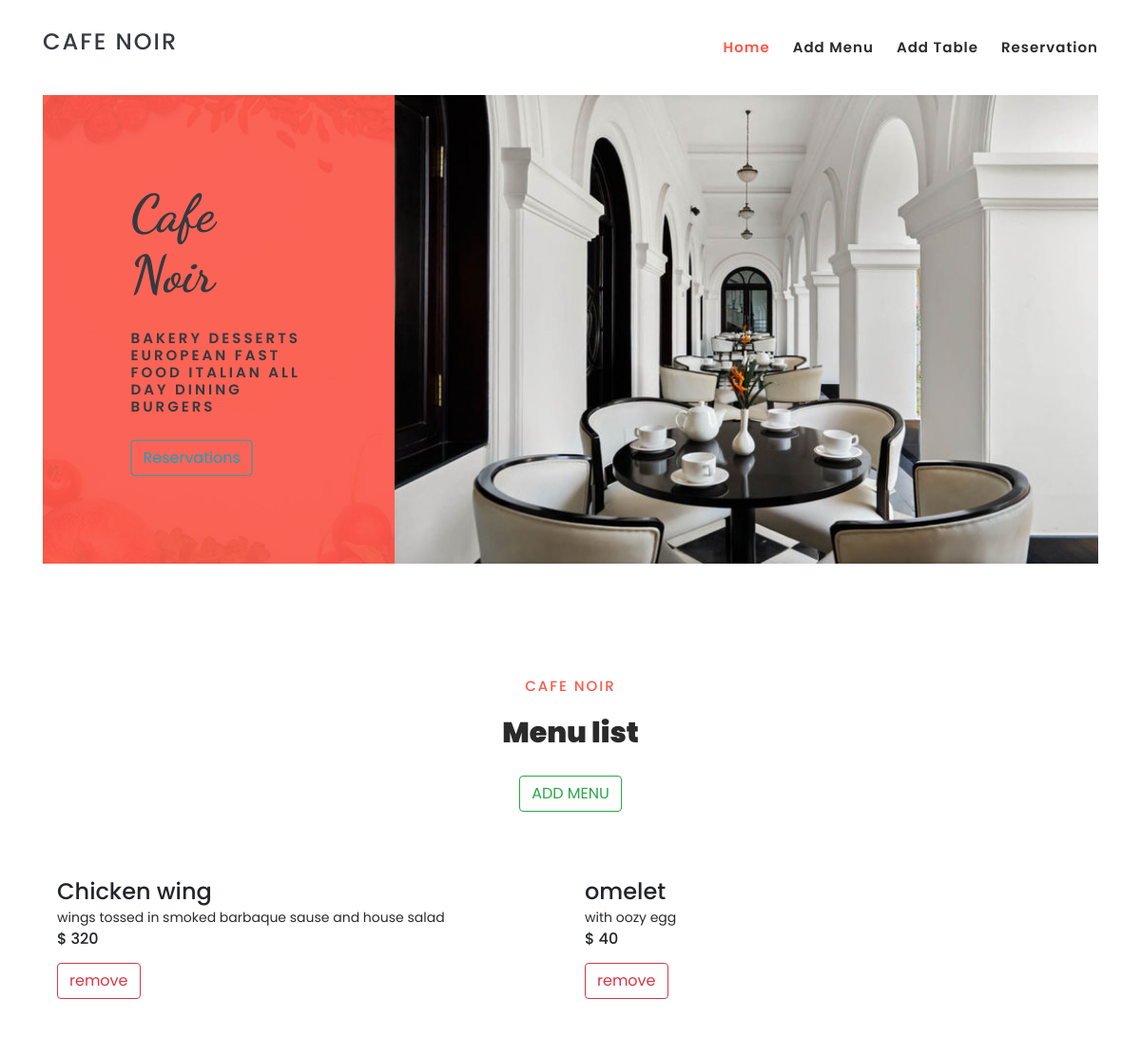
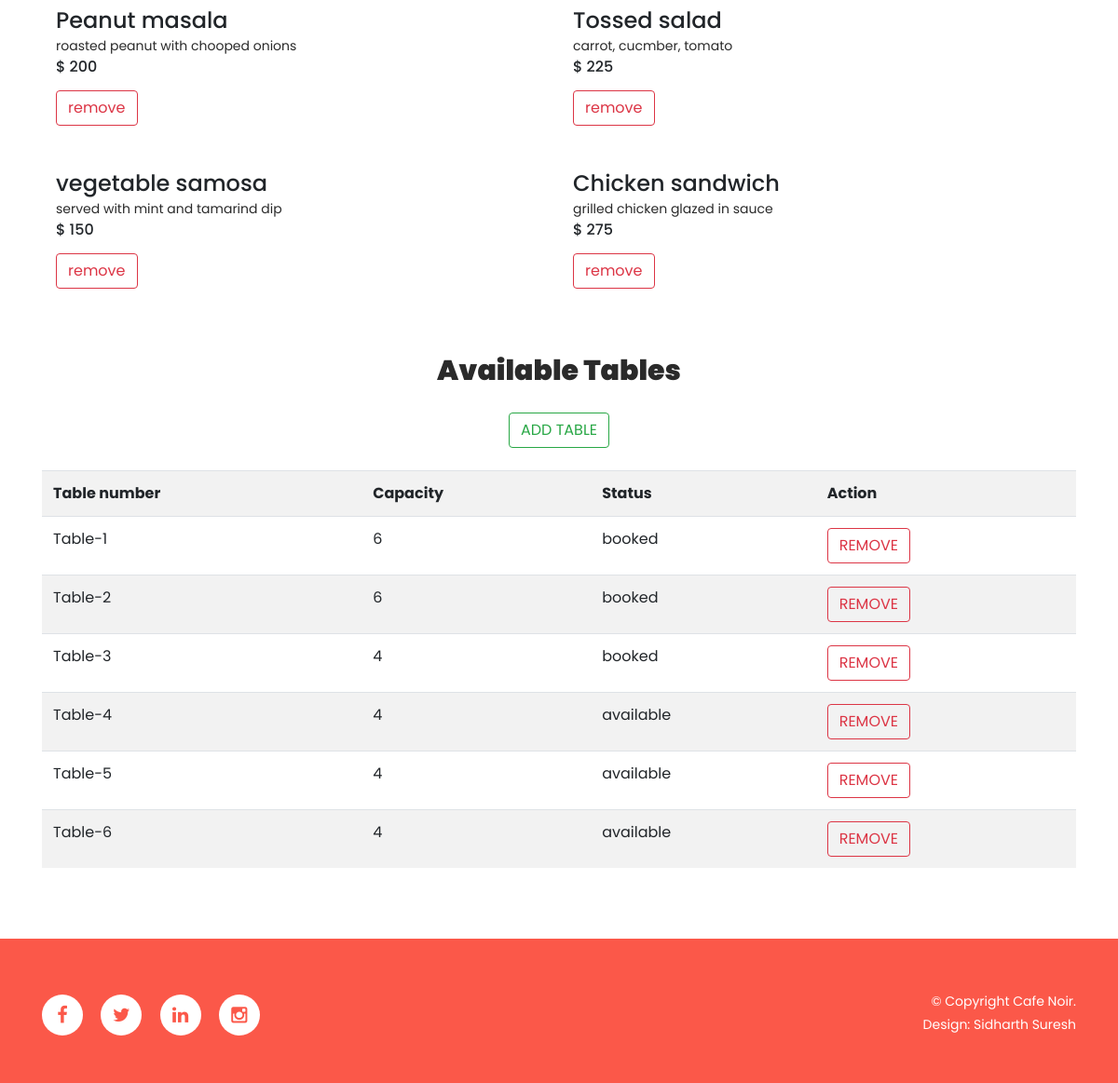
Screenshot of /restaurantapp/restaurant/3 with the database file from the repository (2 pictures, top to bottom).
### restaurantapp/models.py (models this page shows, shortened)
class Restaurant(models.Model):
    name = models.CharField(max_length=100)
    description = models.CharField(max_length=100)
    address = models.CharField(max_length=100)
    email = models.EmailField()
    phone = models.CharField(max_length=100)
    opening_time = models.TimeField(default='00:00:01')
    closing_time = models.TimeField(default='23:59:59')
    image = models.ImageField(upload_to="images", null=True)
    username=models.CharField(max_length=100)
    password=models.CharField(max_length=100)
    @property
    def menu_items(self):
        qs=self.menuitems.all()
        return qs

class Menu(models.Model):
    name=models.CharField(max_length=100)
    description=models.CharField(max_length=100,null=True)
    options=(
        ("veg","veg"),
        ("nonveg","nonveg")
    )
    type=models.CharField(max_length=100,choices=options,default="veg")
    price=models.PositiveIntegerField()
    restaurant=models.ForeignKey(Restaurant,on_delete=models.CASCADE,related_name="menuitems")

class Table(models.Model):
    restaurant = models.ForeignKey(Restaurant, on_delete=models.CASCADE,related_name="tablelist")
    table_number = models.CharField(max_length=50)
    capacity = models.PositiveIntegerField()
    options = (
        ('available', 'Available'),
        ('booked', 'booked'),
    )
    status = models.CharField(max_length=20, choices=options, default='available')

### restaurantapp/views.py (the view)
# urls.py: path("restaurant/<int:pk>",views.RestaurantDetailView.as_view(),name="detail"),
class RestaurantDetailView(DetailView):
    template_name="detail.html"
    model=Restaurant
    context_object_name="restaurant"

### restaurantapp/templates/detail.html
{%extends 'index.html'%}
{%block body_block%}
<div id="top">
    <div class="container-fluid">
        <div class="row">
            <div class="col-lg-4">
                <div class="left-content">
                    <div class="inner-content">
                        <h4 class="text-dark">{{restaurant.name}}</h4>
                        <div class="main-white-button scroll-to-section">
                            <h6 class="text-dark">{{restaurant.description}}</h6>
                        </div>
                        <div>
                            <a href="{%url 'reservation' restaurant.id%}" class="btn btn-outline-info mt-3">Reservations</a>
                        </div>
                    </div>
                </div>
            </div>
            <div class="col-lg-8">
                <div class="main-banner header-text">
                    <div >
                      <div class="item">
                        <div class="img-fill">
                            <img src="{{restaurant.image.url}}" alt="">
                        </div>
                      </div>
                    </div>
                </div>
            </div>
        </div>
    </div>
</div>
<section class="section" id="offers">
    <div class="container">
        <div class="row">
            <div class="col-lg-4 offset-lg-4 text-center">
                <div class="section-heading">
                    <h6>{{restaurant.name}}</h6>
                    <h2>Menu list</h2>
                    <a class="btn btn-outline-success" href="{%url 'add_menu' restaurant.id%}">ADD MENU</a>
                </div>
            </div>
        </div>
        <div class="row">
            {%for m in restaurant.menu_items.all%}
                <div class="col-lg-6">
                    <div class="tab-item mb-5">
                        <h4>{{m.name}}</h4>
                        <p>{{m.description}}</p>
                        <div class="price">
                            <h6>$ {{m.price}}</h6>
                        </div>
                        <a href="{%url 'remove_menu' m.id%}" class="btn btn-outline-danger mt-3">remove</a>
                    </div>
                </div>
            {%endfor%}
        </div>
    </div>
</section>
<section>
    <div class="container">
        <div class="row">
            <div class="col-lg-4 offset-lg-4 text-center">
                <div class="section-heading">
                    <h2>Available Tables</h2>
                    <a class="btn btn-outline-success" href="{%url 'add_table' restaurant.id%}">ADD TABLE</a>
                </div>
            </div>
        </div>
        <div class="row">
            <table class="table table-hover table-striped mt-4">
                <tr>
                    <th>Table number</th>
                    <th>Capacity</th>
                    <th>Status</th>
                    <th>Action</th>
                </tr>
                {%for t in restaurant.tablelist.all%}
                    <tr>
                        <td>{{t.table_number}}</td>
                        <td>{{t.capacity}}</td>
                        <td>{{t.status}}</td>
                        <td>
                            <a class="btn btn-outline-danger" href="{%url 'remove_table' t.id%}">REMOVE</a>
                        </td>
                    </tr>
                {%endfor%}
            </table>
        </div>
    </div>
</section>
{%endblock%}

### restaurantapp/templates/index.html (shortened to what this page needs)
<!DOCTYPE html>
{%load static%}
<html lang="en">
  <head>
    <link rel="stylesheet" type="text/css" href="{%static 'css/bootstrap.min.css'%}">
    <link rel="stylesheet" type="text/css" href="{%static 'css/font-awesome.css'%}">
    <link rel="stylesheet" href="{%static 'css/templatemo-klassy-cafe.css'%}">
    <link rel="stylesheet" href="{%static 'css/owl-carousel.css'%}">
    <link rel="stylesheet" href="{%static 'css/lightbox.css'%}">
    </head>
    <body>
    <header class="header-area header-sticky">
        <div class="container">
            <div class="row">
                <div class="col-12">
                    <nav class="main-nav">
                        <a href="" class="logo">
                            <h4 class="text-dark" style="margin-top: 30px;">{{restaurant.name}}</h4>
                        </a>
                        <ul class="nav">
                            <li class="scroll-to-section"><a href="#top" class="active">Home</a></li>
                            <li class="scroll-to-section"><a href="">Add Menu</a></li>
                            <li class="scroll-to-section"><a href="#menu">Add Table</a></li>
                            <li class="scroll-to-section"><a href="#chefs">Reservation</a></li>
                        </ul>
                    </nav>
                </div>
            </div>
        </div>
    </header>
    <div class="container">
        {%block body_block%}
        {%endblock%}
    </div>
    <footer>
        <div class="container">
            <div class="row">
                <div class="col-lg-4 col-xs-12">
                    <div class="right-text-content">
                            <ul class="social-icons">
                                <li><a href="#"><i class="fa fa-facebook"></i></a></li>
                                <li><a href="#"><i class="fa fa-twitter"></i></a></li>
                                <li><a href="#"><i class="fa fa-linkedin"></i></a></li>
                                <li><a href="#"><i class="fa fa-instagram"></i></a></li>
                            </ul>
                    </div>
                </div>
                <div class="col-lg-4">
                </div>
                <div class="col-lg-4 col-xs-12">
                    <div class="left-text-content">
                        <p>© Copyright {{restaurant.name}}.
                        <br>Design: Sidharth Suresh</p>
                    </div>
                </div>
            </div>
        </div>
    </footer>
  </body>
</html>

### rows the page displays
Restaurant: name "CAFE NOIR", name "Cafe Noir", description "BAKERY DESSERTS EUROPEAN FAST FOOD ITALIAN ALL DAY DINING BURGERS", image (picture)
Menu: name "Chicken wing", description "wings tossed in smoked barbaque sause and house salad", price "320"
Menu: name "omelet", description "with oozy egg", price "40"
Menu: name "Peanut masala", description "roasted peanut with chooped onions", price "200"
Menu: name "Tossed salad", description "carrot, cucmber, tomato", price "225"
Menu: name "vegetable samosa", description "served with mint and tamarind dip", price "150"
Menu: name "Chicken sandwich", description "grilled chicken glazed in sauce", price "275"
Table: table_number "Table-1", capacity "6", status "booked"
Table: table_number "Table-2", capacity "6", status "booked"
Table: table_number "Table-3", capacity "4", status "booked"
Table: table_number "Table-4", capacity "4", status "available"
Table: table_number "Table-5", capacity "4", status "available"
Table: table_number "Table-6", capacity "4", status "available"
